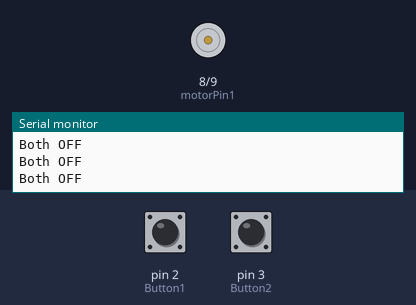
Bench run of a sketch on a simulated Arduino Uno, built with avr-gcc and run on an emulated ATmega328P. Parts: motor-driver pin pairs drawn as motors (green arrow = first pin HIGH = forward, orange = second pin HIGH = backward, longer = more drive, scaled by the enable pin), the last lines printed to the serial monitor. The test bench sets the inputs (shaded band); at power-on: pin 2 (Button1) LOW, pin 3 (Button2) LOW.

Above: at 1.2 s.
1.3 s: pin 2 (Button1) pulled HIGH for 0.15 s
At 1.38 s:
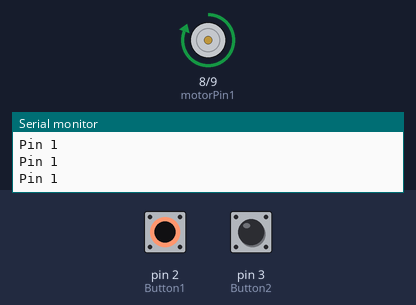
2.9 s: pin 3 (Button2) pulled HIGH for 0.15 s
At 2.97 s:
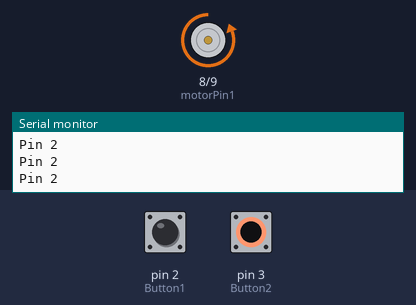
4.5 s: pin 2 (Button1) pulled HIGH for 1 s
At 6.2 s:
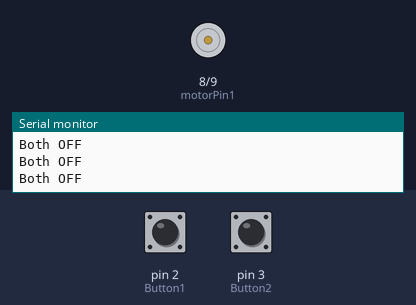
8.5 s: pin 3 (Button2) pulled HIGH for 1 s
At 9.3 s:
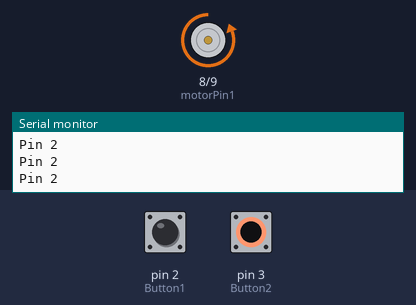
12.5 s: pin 3 (Button2) pulled HIGH for 3.2 s
At 16.2 s:
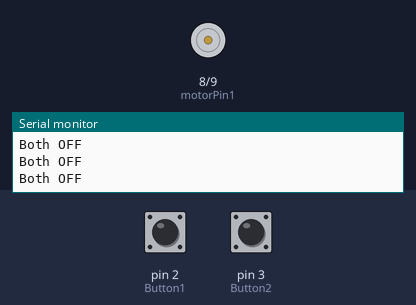
17.2 s: pin 2 (Button1) pulsed HIGH 5 times (0.12 s each, 0.3 s apart)
At 17.41 s:
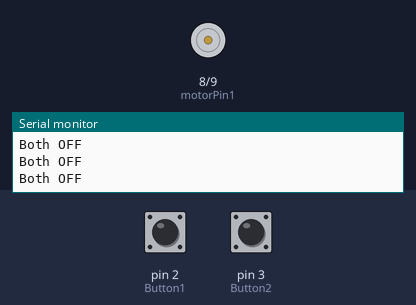
Timing chart, 0 to 20.2 s (numbered marks = the images above; inputs shaded):
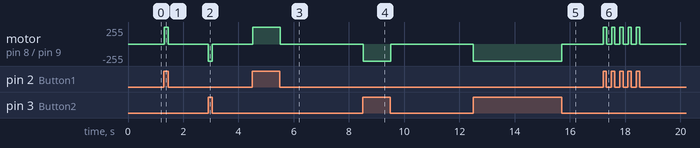

Measured:
- after the input at 1.3 s, motor on pin 8 (motorPin1) / pin 9 (motorPin2): stopped → forward 255/255 at once, → stopped 0.15 s later
- after the input at 2.9 s, motor on pin 8 (motorPin1) / pin 9 (motorPin2): stopped → backward 255/255 at once, → stopped 0.15 s later
- after the input at 4.5 s, motor on pin 8 (motorPin1) / pin 9 (motorPin2): stopped → forward 255/255 at once, → stopped 1.0 s later
- after the input at 8.5 s, motor on pin 8 (motorPin1) / pin 9 (motorPin2): stopped → backward 255/255 at once, → stopped 1.0 s later
- after the input at 12.5 s, motor on pin 8 (motorPin1) / pin 9 (motorPin2): stopped → backward 255/255 at once, → stopped 3.2 s later
- after the input at 17.2 s, motor on pin 8 (motorPin1) / pin 9 (motorPin2): alternates forward 255/255 for 0.12 s and stopped for 0.18 s, 10 changes in all, then stays stopped, starting at once

The sketch:

sketch_apr09c.pde
```cpp
int motorPin1 = 8;
int motorPin2 = 9;
int enablePin = 13;
int Button1 = 2;
int Button2 = 3;
int Sig1 = 0;
int Sig2 = 0;

void setup()
{
pinMode(Button1, INPUT);
pinMode(Button2, INPUT);
pinMode(motorPin1, OUTPUT);
pinMode(motorPin2, OUTPUT);
Serial.begin(9600);
pinMode(enablePin, OUTPUT);
digitalWrite(enablePin, HIGH);
}

void loop()
{
 Sig1 = digitalRead(Button1);
 Sig2 = digitalRead(Button2);

 if (Sig1 == HIGH)
 {
  digitalWrite(motorPin1, HIGH);
  digitalWrite(motorPin2, LOW);
  Serial.println("Pin 1");
  delay(10);
 }

 else if (Sig2 == HIGH)
 {
  digitalWrite(motorPin2, HIGH);
  digitalWrite(motorPin1, LOW);
  Serial.println("Pin 2");
  delay(10);
 }

 else
 {
  digitalWrite(motorPin1, LOW);
  digitalWrite(motorPin2, LOW);
  Serial.println("Both OFF");
  delay (10);
}
}
```
